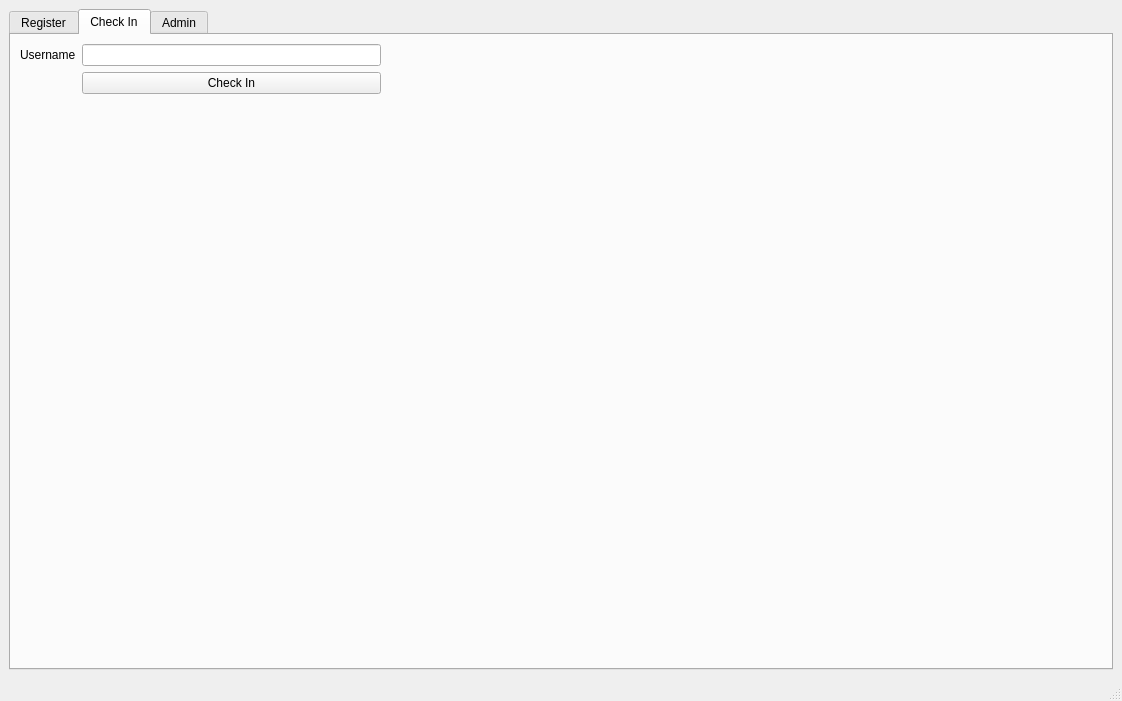
<?xml version="1.0" encoding="UTF-8"?>
<ui version="4.0">
 <class>MainWindow</class>
 <widget class="QMainWindow" name="MainWindow">
  <property name="geometry">
   <rect>
    <x>0</x>
    <y>0</y>
    <width>1122</width>
    <height>701</height>
   </rect>
  </property>
  <property name="windowTitle">
   <string>MainWindow</string>
  </property>
  <widget class="QWidget" name="centralwidget">
   <layout class="QGridLayout" name="gridLayout">
    <item row="1" column="0">
     <widget class="QTabWidget" name="tabWidget">
      <property name="currentIndex">
       <number>1</number>
      </property>
      <widget class="QWidget" name="tab_1">
       <attribute name="title">
        <string>Register</string>
       </attribute>
       <layout class="QGridLayout" name="gridLayout_2">
        <item row="0" column="2">
         <spacer name="horizontalSpacer_2">
          <property name="orientation">
           <enum>Qt::Horizontal</enum>
          </property>
          <property name="sizeHint" stdset="0">
           <size>
            <width>353</width>
            <height>20</height>
           </size>
          </property>
         </spacer>
        </item>
        <item row="1" column="0">
         <spacer name="verticalSpacer">
          <property name="orientation">
           <enum>Qt::Vertical</enum>
          </property>
          <property name="sizeHint" stdset="0">
           <size>
            <width>20</width>
            <height>40</height>
           </size>
          </property>
         </spacer>
        </item>
        <item row="0" column="0">
         <layout class="QFormLayout" name="formLayout_2">
          <item row="0" column="0">
           <widget class="QLabel" name="registerUsernameLabel">
            <property name="text">
             <string>Username</string>
            </property>
           </widget>
          </item>
          <item row="0" column="1">
           <widget class="QLineEdit" name="registerUsernameLineEdit"/>
          </item>
          <item row="1" column="1">
           <widget class="QPushButton" name="registerPushButton">
            <property name="text">
             <string>Register</string>
            </property>
           </widget>
          </item>
         </layout>
        </item>
        <item row="0" column="1">
         <spacer name="horizontalSpacer">
          <property name="orientation">
           <enum>Qt::Horizontal</enum>
          </property>
          <property name="sizeHint" stdset="0">
           <size>
            <width>40</width>
            <height>20</height>
           </size>
          </property>
         </spacer>
        </item>
       </layout>
      </widget>
      <widget class="QWidget" name="tab_2">
       <attribute name="title">
        <string>Check In</string>
       </attribute>
       <layout class="QGridLayout" name="gridLayout_3">
        <item row="0" column="0">
         <layout class="QFormLayout" name="formLayout">
          <item row="0" column="0">
           <widget class="QLabel" name="checkInUsernameLabel">
            <property name="text">
             <string>Username</string>
            </property>
           </widget>
          </item>
          <item row="0" column="1">
           <widget class="QLineEdit" name="checkInUsernameLineEdit"/>
          </item>
          <item row="1" column="1">
           <widget class="QPushButton" name="checkInPushButton">
            <property name="text">
             <string>Check In</string>
            </property>
           </widget>
          </item>
         </layout>
        </item>
        <item row="0" column="2">
         <spacer name="horizontalSpacer_3">
          <property name="orientation">
           <enum>Qt::Horizontal</enum>
          </property>
          <property name="sizeHint" stdset="0">
           <size>
            <width>40</width>
            <height>20</height>
           </size>
          </property>
         </spacer>
        </item>
        <item row="1" column="0">
         <spacer name="verticalSpacer_2">
          <property name="orientation">
           <enum>Qt::Vertical</enum>
          </property>
          <property name="sizeHint" stdset="0">
           <size>
            <width>20</width>
            <height>40</height>
           </size>
          </property>
         </spacer>
        </item>
        <item row="0" column="1">
         <spacer name="horizontalSpacer_4">
          <property name="orientation">
           <enum>Qt::Horizontal</enum>
          </property>
          <property name="sizeHint" stdset="0">
           <size>
            <width>40</width>
            <height>20</height>
           </size>
          </property>
         </spacer>
        </item>
       </layout>
      </widget>
      <widget class="QWidget" name="tab_3">
       <attribute name="title">
        <string>Admin</string>
       </attribute>
       <layout class="QGridLayout" name="gridLayout_4">
        <item row="0" column="0">
         <widget class="QGroupBox" name="groupBox_0">
          <property name="enabled">
           <bool>true</bool>
          </property>
          <property name="title">
           <string>Create/Remove Non Handsign Dataset</string>
          </property>
          <widget class="QWidget" name="formLayoutWidget_2">
           <property name="geometry">
            <rect>
             <x>9</x>
             <y>19</y>
             <width>521</width>
             <height>271</height>
            </rect>
           </property>
           <layout class="QFormLayout" name="formLayout_4">
            <item row="0" column="1">
             <widget class="QPushButton" name="createNHDPushButton">
              <property name="text">
               <string>Create</string>
              </property>
             </widget>
            </item>
            <item row="1" column="1">
             <widget class="QPushButton" name="removeLastNHDPushButton">
              <property name="toolTip">
               <string>Remove last created non handsign dataset</string>
              </property>
              <property name="text">
               <string>Remove Last</string>
              </property>
             </widget>
            </item>
            <item row="2" column="1">
             <widget class="QPushButton" name="removeAllNHDPushButton">
              <property name="toolTip">
               <string>Remove all non handsign dataset</string>
              </property>
              <property name="text">
               <string>Remove All</string>
              </property>
             </widget>
            </item>
           </layout>
          </widget>
         </widget>
        </item>
        <item row="0" column="1">
         <widget class="QGroupBox" name="groupBox_1">
          <property name="enabled">
           <bool>true</bool>
          </property>
          <property name="title">
           <string>Remove User Dataset</string>
          </property>
          <widget class="QWidget" name="formLayoutWidget_3">
           <property name="geometry">
            <rect>
             <x>9</x>
             <y>19</y>
             <width>521</width>
             <height>271</height>
            </rect>
           </property>
           <layout class="QFormLayout" name="formLayout_5">
            <item row="0" column="0">
             <widget class="QLabel" name="usernameLabel">
              <property name="text">
               <string>Username</string>
              </property>
             </widget>
            </item>
            <item row="0" column="1">
             <widget class="QLineEdit" name="usernameLineEdit"/>
            </item>
            <item row="1" column="1">
             <widget class="QPushButton" name="removeUserPushButton">
              <property name="text">
               <string>Remove User</string>
              </property>
             </widget>
            </item>
            <item row="2" column="1">
             <widget class="QPushButton" name="removeAllUserPushButton">
              <property name="text">
               <string>Remove All User</string>
              </property>
             </widget>
            </item>
           </layout>
          </widget>
         </widget>
        </item>
        <item row="1" column="0">
         <widget class="QGroupBox" name="groupBox_2">
          <property name="enabled">
           <bool>true</bool>
          </property>
          <property name="title">
           <string>Global Settings</string>
          </property>
          <widget class="QWidget" name="formLayoutWidget">
           <property name="geometry">
            <rect>
             <x>10</x>
             <y>20</y>
             <width>521</width>
             <height>271</height>
            </rect>
           </property>
           <layout class="QFormLayout" name="formLayout_3">
            <item row="0" column="0">
             <widget class="QLabel" name="i_rangeLabel">
              <property name="text">
               <string>i_range</string>
              </property>
             </widget>
            </item>
            <item row="0" column="1">
             <widget class="QLineEdit" name="i_rangeLineEdit">
              <property name="toolTip">
               <string>How many sequence dataset will be recorded</string>
              </property>
              <property name="inputMask">
               <string/>
              </property>
              <property name="text">
               <string/>
              </property>
              <property name="maxLength">
               <number>32767</number>
              </property>
              <property name="placeholderText">
               <string>How many sequence dataset will be recorded</string>
              </property>
             </widget>
            </item>
            <item row="1" column="0">
             <widget class="QLabel" name="i_dataLabel">
              <property name="text">
               <string>i_data</string>
              </property>
             </widget>
            </item>
            <item row="1" column="1">
             <widget class="QLineEdit" name="i_dataLineEdit">
              <property name="toolTip">
               <string>How many times user create handsign per register</string>
              </property>
              <property name="inputMask">
               <string/>
              </property>
              <property name="maxLength">
               <number>32767</number>
              </property>
              <property name="placeholderText">
               <string>How many times user create handsign per register</string>
              </property>
             </widget>
            </item>
            <item row="2" column="0">
             <widget class="QLabel" name="minLossLabel">
              <property name="text">
               <string>Min Loss</string>
              </property>
             </widget>
            </item>
            <item row="2" column="1">
             <widget class="QLineEdit" name="minLossLineEdit">
              <property name="toolTip">
               <string>Minimum loss of training data</string>
              </property>
              <property name="placeholderText">
               <string>Minimum loss of training data</string>
              </property>
             </widget>
            </item>
            <item row="3" column="0">
             <widget class="QLabel" name="bestConfLabel">
              <property name="text">
               <string>Best Conf</string>
              </property>
             </widget>
            </item>
            <item row="3" column="1">
             <widget class="QLineEdit" name="bestConfLineEdit">
              <property name="toolTip">
               <string>Best confidence to recognize user handsign</string>
              </property>
              <property name="placeholderText">
               <string>Best confidence to recognize user handsign</string>
              </property>
             </widget>
            </item>
            <item row="4" column="0">
             <widget class="QLabel" name="serverIPLabel">
              <property name="text">
               <string>Server IP</string>
              </property>
             </widget>
            </item>
            <item row="4" column="1">
             <widget class="QLineEdit" name="serverIPLineEdit">
              <property name="toolTip">
               <string>Training server IP Address</string>
              </property>
              <property name="placeholderText">
               <string>Training server IP Address</string>
              </property>
             </widget>
            </item>
            <item row="6" column="1">
             <widget class="QPushButton" name="saveSettingPushButton">
              <property name="text">
               <string>Save</string>
              </property>
             </widget>
            </item>
            <item row="5" column="1">
             <widget class="QLineEdit" name="currentUserLineEdit">
              <property name="toolTip">
               <string>Current user</string>
              </property>
              <property name="placeholderText">
               <string>Current user</string>
              </property>
             </widget>
            </item>
            <item row="5" column="0">
             <widget class="QLabel" name="currentUserLabel">
              <property name="text">
               <string>Current User</string>
              </property>
             </widget>
            </item>
           </layout>
          </widget>
         </widget>
        </item>
        <item row="1" column="1">
         <widget class="QGroupBox" name="groupBox_3">
          <property name="title">
           <string>Utilities</string>
          </property>
          <widget class="QWidget" name="layoutWidget">
           <property name="geometry">
            <rect>
             <x>10</x>
             <y>20</y>
             <width>511</width>
             <height>261</height>
            </rect>
           </property>
           <layout class="QGridLayout" name="gridLayout_6" columnstretch="1,2">
            <item row="2" column="0">
             <widget class="QPushButton" name="restartPushButton">
              <property name="text">
               <string>Restart</string>
              </property>
             </widget>
            </item>
            <item row="3" column="0">
             <spacer name="verticalSpacer_3">
              <property name="orientation">
               <enum>Qt::Vertical</enum>
              </property>
              <property name="sizeHint" stdset="0">
               <size>
                <width>20</width>
                <height>40</height>
               </size>
              </property>
             </spacer>
            </item>
            <item row="0" column="0">
             <widget class="QPushButton" name="exitPushButton">
              <property name="text">
               <string>Exit</string>
              </property>
             </widget>
            </item>
            <item row="1" column="0">
             <widget class="QPushButton" name="shutdownPushButton">
              <property name="text">
               <string>Shutdown</string>
              </property>
             </widget>
            </item>
            <item row="0" column="1">
             <spacer name="horizontalSpacer_5">
              <property name="orientation">
               <enum>Qt::Horizontal</enum>
              </property>
              <property name="sizeHint" stdset="0">
               <size>
                <width>40</width>
                <height>20</height>
               </size>
              </property>
             </spacer>
            </item>
           </layout>
          </widget>
         </widget>
        </item>
       </layout>
      </widget>
     </widget>
    </item>
   </layout>
  </widget>
  <widget class="QMenuBar" name="menubar">
   <property name="geometry">
    <rect>
     <x>0</x>
     <y>0</y>
     <width>1122</width>
     <height>21</height>
    </rect>
   </property>
  </widget>
  <widget class="QStatusBar" name="statusbar"/>
 </widget>
 <resources/>
 <connections/>
</ui>
